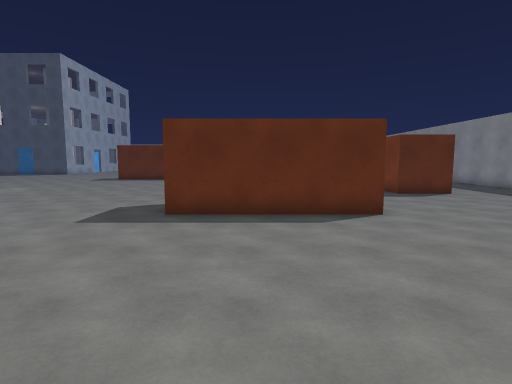
view 1 (above)

24 first-person views from a walk through a Unity game level. The camera is 1.5 m above the floor, tilts 6° down and sees 80° across. The floor is counted in squares, 1 m on a side. Each view is taken from the middle of a square. On the plan, view 1 faces up. The plan holds only what a view shows up to about 15 squares ahead; the rest is blank. The place goes on beyond the plan. The player character is not drawn.

view 2
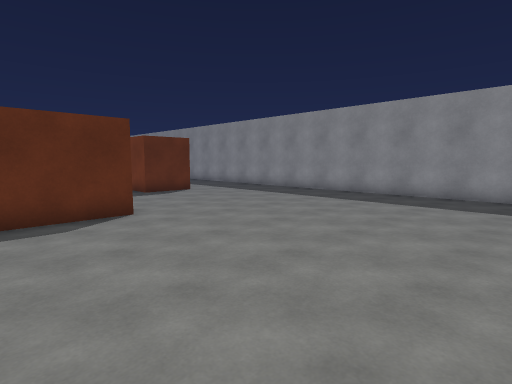

view 3
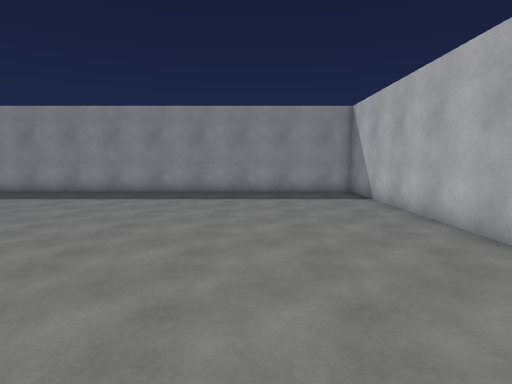

view 4
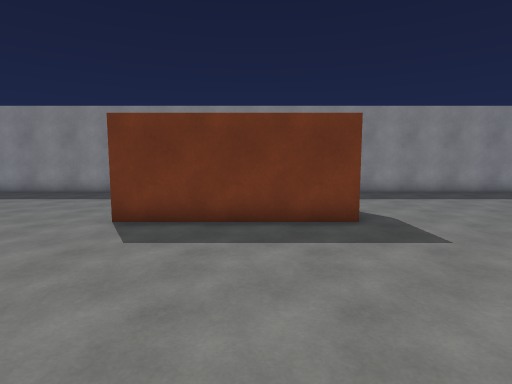

view 5
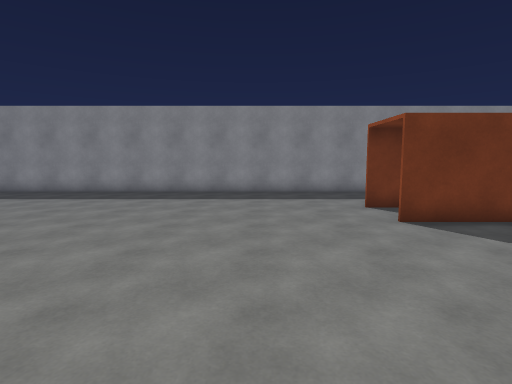

view 6
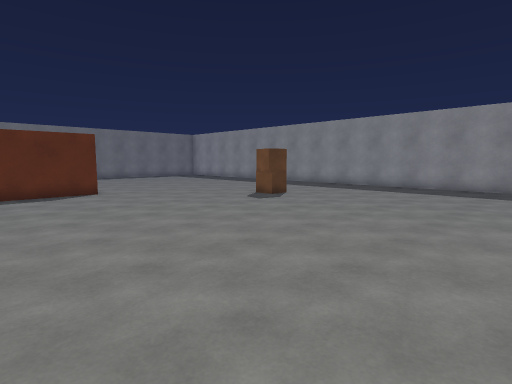

view 7
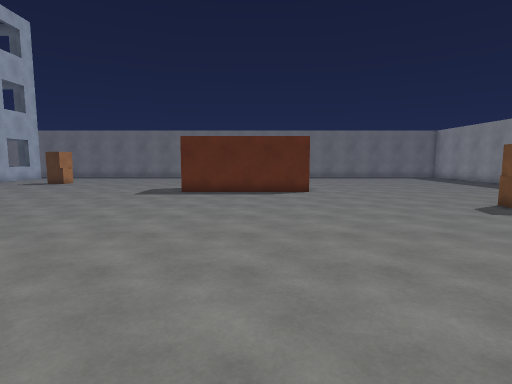

view 8
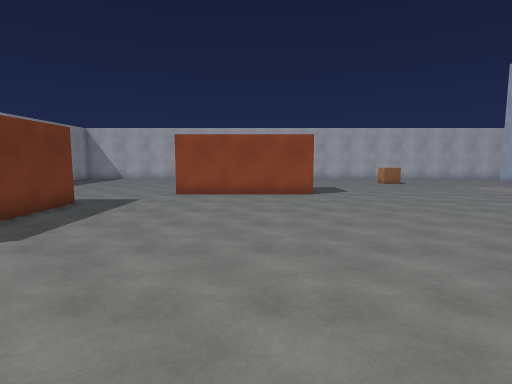

view 9
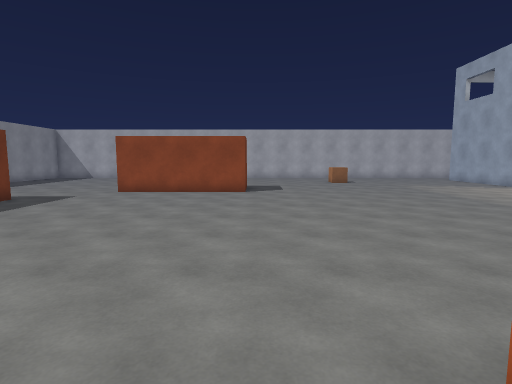

view 10
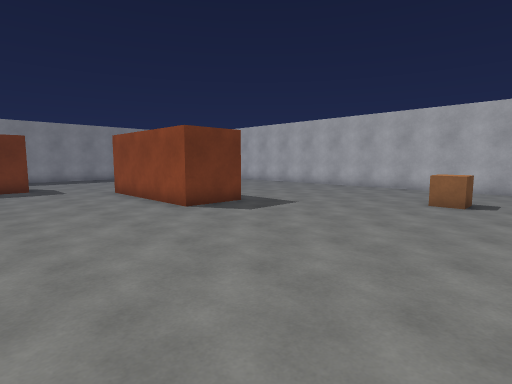

view 11
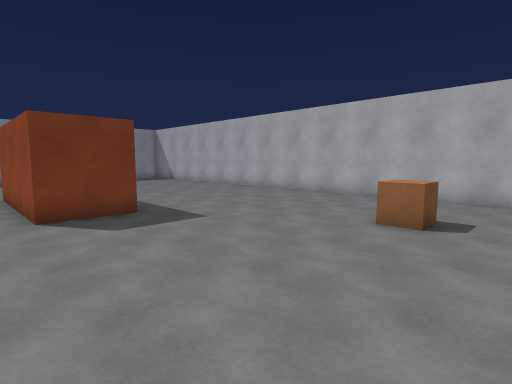

view 12
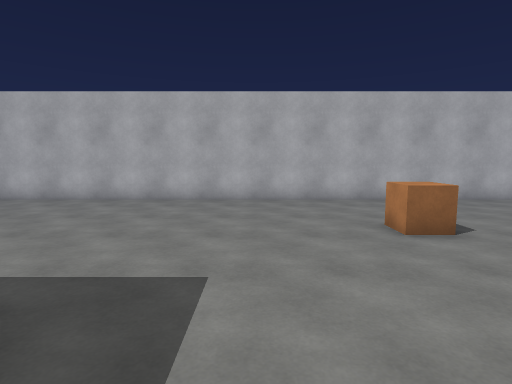

view 13
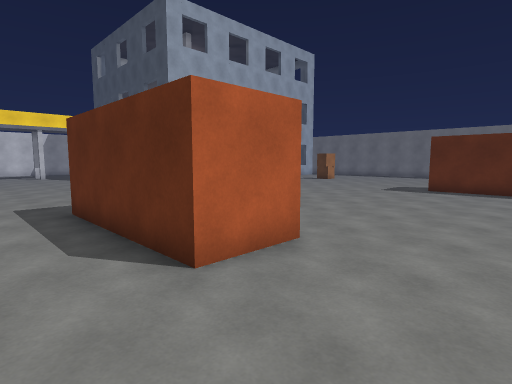

view 14
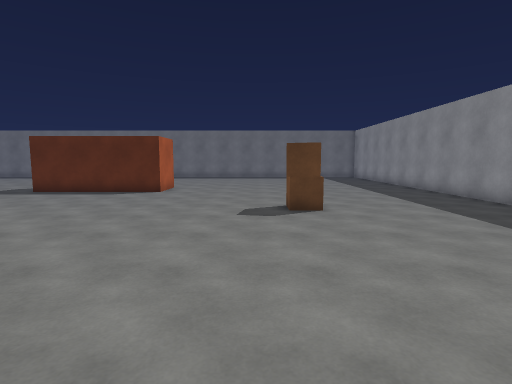

view 15
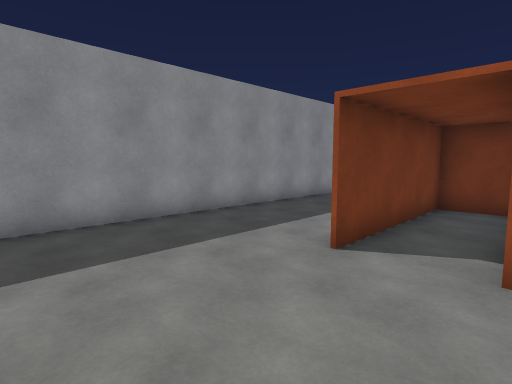

view 16
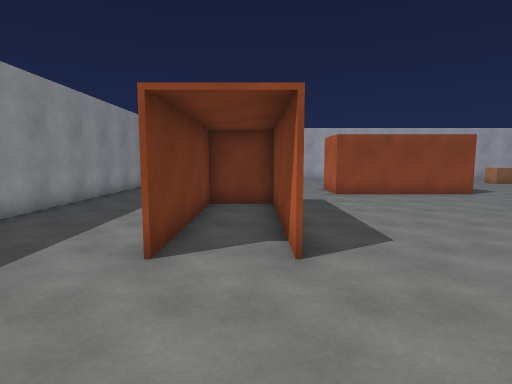

view 17
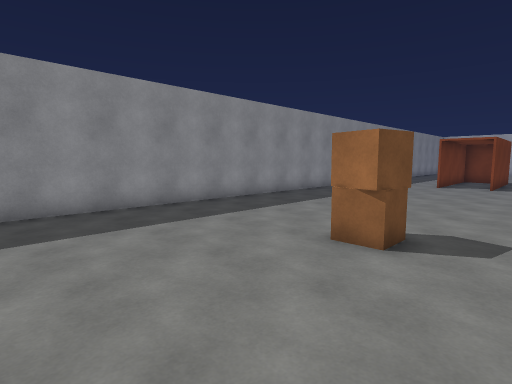

view 18
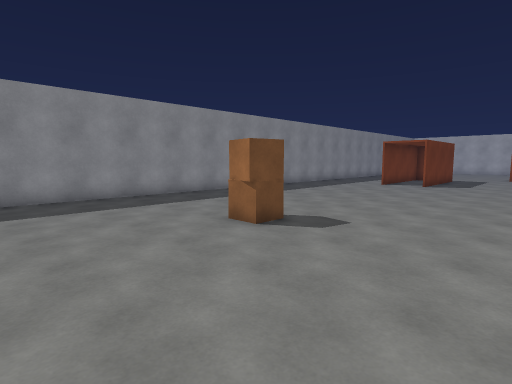

view 19
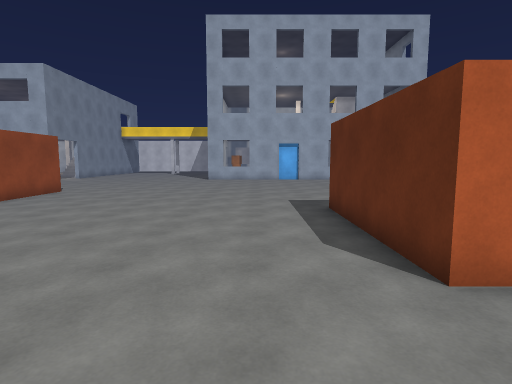

view 20
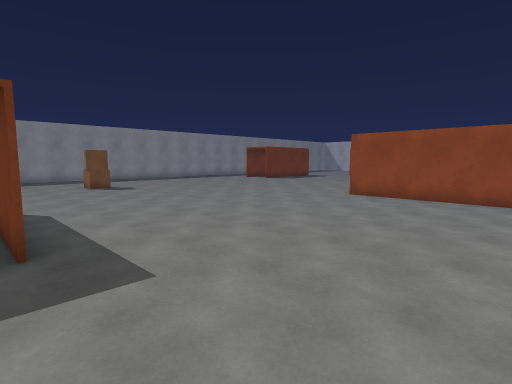

view 21
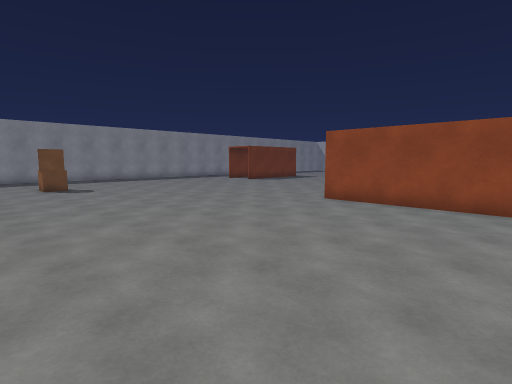

view 22
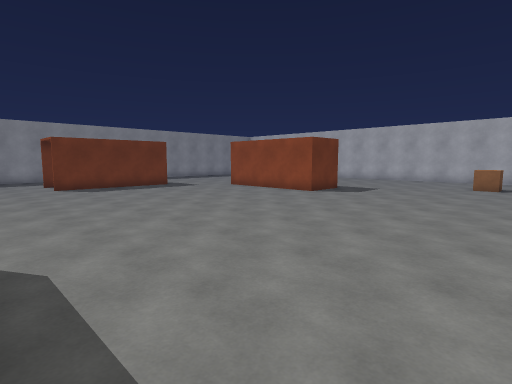

view 23
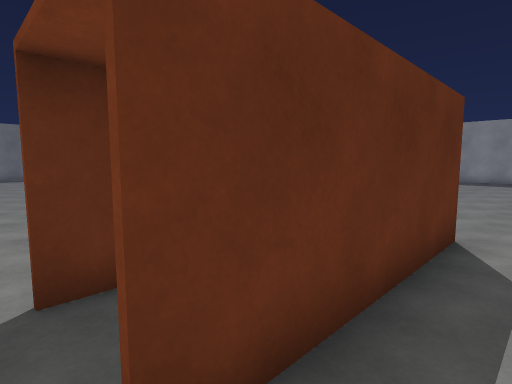

view 24
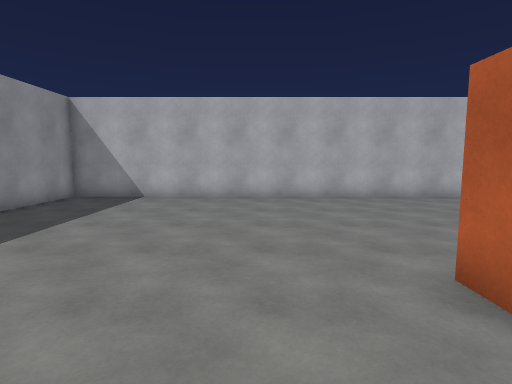

### Floor plan
Points are (right, up) in squares from view 1. A wall is a line through its corners. A room is listed if a view was taken in it or the views show most of it. See-through windows are left out.
Room 1 (views 1, 2, 3, 4, 5, 6, 7, 8, 9, 10, 11, 12, 13, 14, 15, 16, 17, 18, 19, 20, 21, 23, 24)
walls: (6.4, 19.5) (6.4, 13.6) (8.6, 13.6) (8.6, 19.5); (3.5, 10.7) (3.5, 8.3) (-2.5, 8.3) (-2.5, 10.7) (3.5, 10.7); (8.8, 13.5) (6.3, 13.5) (6.3, 19.5); (-10.5, 25.7) (-4.5, 25.7) (-4.5, 23.3) (-10.5, 23.3); (7, 31.9) (5.9, 32.1) (6.1, 33.1) (7.2, 32.9); (0.5, 38.1) (0.5, 37.3) (-5.5, 37.3); (-5.6, 37.4) (-3.4, 37.4); (-11.5, -0.5) (13.5, -0.5) (13.5, 38.1)
low walls: (6, 32.1) (6, 33.1); (7.1, 32) (5.9, 32); (6.1, 33) (7, 33); (-9, 3.9) (-9, 5) (-8, 5) (-8, 4)
ways out: opening at (-11, 23) to room 2; opening at (-11, 26) to room 2
Room 2 (view 22)
walls: (-9.6, 25.6) (-10.5, 25.6)
ways out: opening at (-11, 23) to room 1; opening at (-11, 26) to room 1

Where each view was taken, in squares from view 1:
view 1: 0 up, 0 right, facing up
view 2: 0 up, 0 right, facing up-right
view 3: 4 up, 1 left, facing right
view 4: 16 up, 1 left, facing right
view 5: 23 up, 1 left, facing right
view 6: 23 up, 4 left, facing up-right
view 7: 23 up, 2 left, facing up
view 8: 24 up, 0 right, facing down
view 9: 25 up, 3 left, facing down
view 10: 16 up, 11 left, facing down-right
view 11: 12 up, 11 left, facing down-right
view 12: 11 up, 5 left, facing down
view 13: 21 up, 1 left, facing up-left
view 14: 23 up, 5 right, facing up
view 15: 24 up, 6 right, facing down-right
view 16: 24 up, 7 right, facing down
view 17: 38 up, 4 right, facing down-right
view 18: 38 up, 1 right, facing down-right
view 19: 35 up, 4 right, facing left
view 20: 38 up, 11 left, facing down-right
view 21: 36 up, 11 left, facing down-right
view 22: 23 up, 11 left, facing down-right
view 23: 22 up, 11 left, facing up-right
view 24: 12 up, 6 right, facing down
